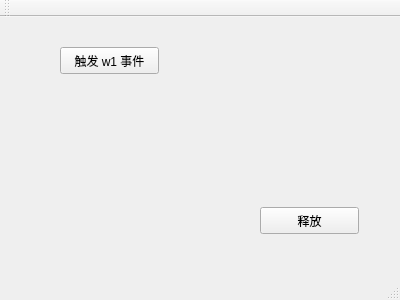
<?xml version="1.0" encoding="UTF-8"?>
<ui version="4.0">
 <class>MainWindow</class>
 <widget class="QMainWindow" name="MainWindow">
  <property name="geometry">
   <rect>
    <x>0</x>
    <y>0</y>
    <width>400</width>
    <height>300</height>
   </rect>
  </property>
  <property name="windowTitle">
   <string>MainWindow</string>
  </property>
  <widget class="QWidget" name="centralWidget">
   <widget class="QPushButton" name="pushButton">
    <property name="geometry">
     <rect>
      <x>60</x>
      <y>30</y>
      <width>99</width>
      <height>27</height>
     </rect>
    </property>
    <property name="text">
     <string>触发 w1 事件</string>
    </property>
   </widget>
   <widget class="QPushButton" name="pushButtonRelease">
    <property name="geometry">
     <rect>
      <x>260</x>
      <y>190</y>
      <width>99</width>
      <height>27</height>
     </rect>
    </property>
    <property name="text">
     <string>释放</string>
    </property>
   </widget>
  </widget>
  <widget class="QMenuBar" name="menuBar">
   <property name="geometry">
    <rect>
     <x>0</x>
     <y>0</y>
     <width>400</width>
     <height>28</height>
    </rect>
   </property>
  </widget>
  <widget class="QToolBar" name="mainToolBar">
   <attribute name="toolBarArea">
    <enum>TopToolBarArea</enum>
   </attribute>
   <attribute name="toolBarBreak">
    <bool>false</bool>
   </attribute>
  </widget>
  <widget class="QStatusBar" name="statusBar"/>
 </widget>
 <layoutdefault spacing="6" margin="11"/>
 <resources/>
 <connections/>
</ui>
